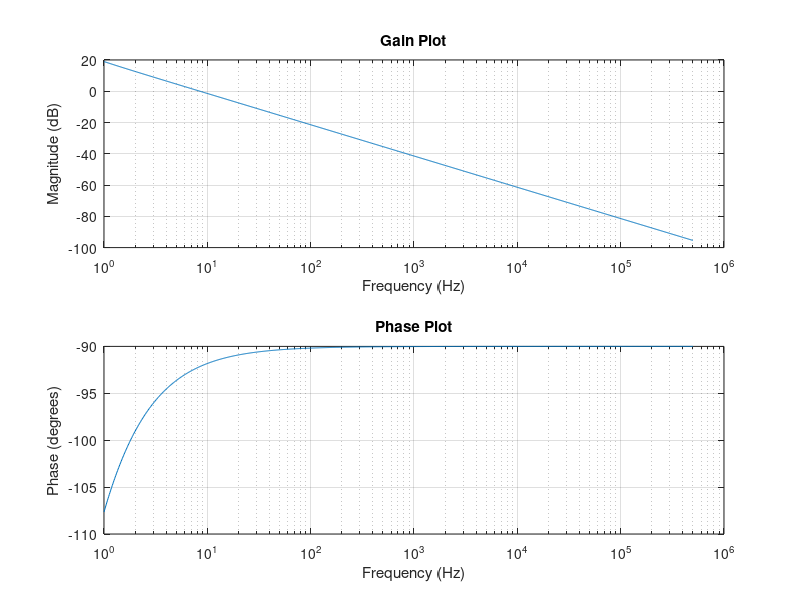

The MATLAB script that drew this image:
clc;
clear all;
close all;

%% Given 

% Plant Parameters 
L = 1.15e-3; 
C = 1.5e-6;
Rl = 57.6;

% PI Parameters
kp = 80e-6; 
ti = 0.5; 

%% Defining frequency vector in Hertz up to 50 kHz 
freq_Hz = logspace(0, log10(500000), 1000); % Frequency in Hertz

%% Convert frequency from Hertz to rad/s
freq_rad_s = 2 * pi * freq_Hz; % Conversion to radians per second

%% Transfer function - current loop Gid approximation 

s = tf('s'); 

% Numerator 
 N = 1; 

% Denominator 
D = C*s; 

Gp = (N/D); 

%% Transfer function of PI controller 

num = [kp*ti kp];
den = [ti 0]; 

Gc = tf(num, den); 

%% Compensated System
G = Gp*Gc; 

%% Bode Plot

% Retrieve Bode plot data
[mag, phase, wout] = bode(G, freq_rad_s);

% Convert frequencies from rad/s to Hz
freq_Hz_from_bode = wout / (2 * pi);

% Plot magnitude and phase on separate plots
figure;
subplot(2,1,1);
semilogx(freq_Hz_from_bode, 20*log10(squeeze(mag)));
xlabel('Frequency (Hz)');
ylabel('Magnitude (dB)');
title('Gain Plot')
grid on;

subplot(2,1,2);
semilogx(freq_Hz_from_bode, squeeze(phase));
xlabel('Frequency (Hz)');
ylabel('Phase (degrees)');
title ('Phase Plot')
grid on;
